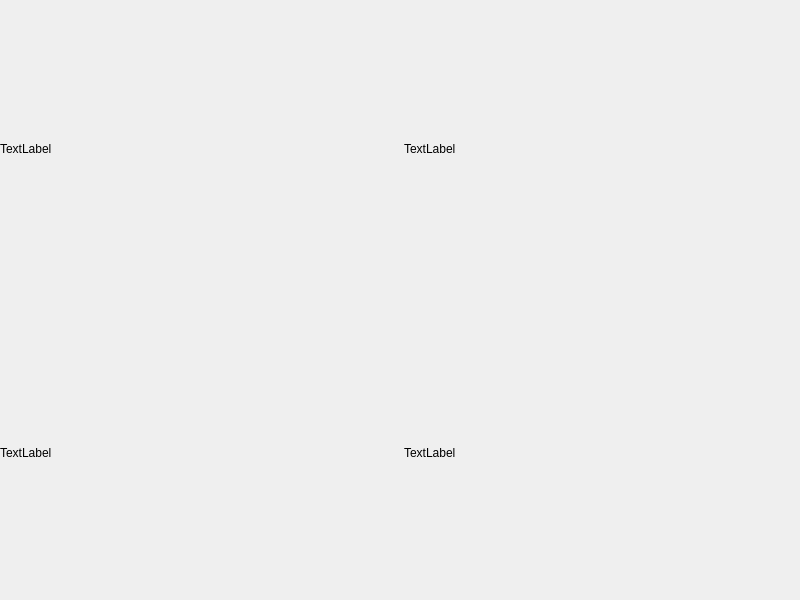
<?xml version="1.0" encoding="UTF-8"?>
<ui version="4.0">
 <class>MainWidget</class>
 <widget class="QWidget" name="MainWidget">
  <property name="geometry">
   <rect>
    <x>0</x>
    <y>0</y>
    <width>800</width>
    <height>600</height>
   </rect>
  </property>
  <property name="windowTitle">
   <string>MainWidget</string>
  </property>
  <widget class="QWidget" name="gridLayoutWidget">
   <property name="geometry">
    <rect>
     <x>0</x>
     <y>0</y>
     <width>801</width>
     <height>601</height>
    </rect>
   </property>
   <layout class="QGridLayout" name="gridLayout">
    <item row="0" column="1">
     <widget class="QLabel" name="label_2">
      <property name="text">
       <string>TextLabel</string>
      </property>
     </widget>
    </item>
    <item row="0" column="0">
     <widget class="QLabel" name="label">
      <property name="text">
       <string>TextLabel</string>
      </property>
     </widget>
    </item>
    <item row="1" column="0">
     <widget class="QLabel" name="label_3">
      <property name="text">
       <string>TextLabel</string>
      </property>
     </widget>
    </item>
    <item row="1" column="1">
     <widget class="QLabel" name="label_4">
      <property name="text">
       <string>TextLabel</string>
      </property>
     </widget>
    </item>
   </layout>
  </widget>
 </widget>
 <resources/>
 <connections/>
</ui>
